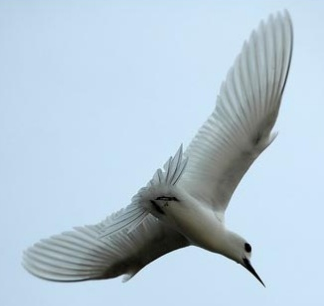
%> input picture 6/6.2.2_单阈值分割/bird.bmp, 324 x 306 px
$ octave main.m   (GNU Octave 9; MATLAB toolbox functions it lacks are replaced by stand-ins)
%> lines starting %> are read from the running program, lines starting %| are printed output that depends on the picture
### 6/6.2.2_单阈值分割/isrgb.m
%判断是否为RGB真彩图像
function y = isrgb(x)
wid = sprintf('Images:%s:obsoleteFunction',mfilename);
str1= sprintf('%s is obsolete and may be removed in the future.',mfilename);
str2 = 'See product release notes for more information.';
warning(wid,'%s\n%s',str1,str2);

y = size(x,3)==3;
if y
   if isa(x, 'logical')
      y = false;
   elseif isa(x, 'double')
      m = size(x,1);
      n = size(x,2);
      chunk = x(1:min(m,10),1:min(n,10),:);
      y = (min(chunk(:))>=0 && max(chunk(:))<=1);
      if y
         y = (min(x(:))>=0 && max(x(:))<=1);
      end
   end
end

### 6/6.2.2_单阈值分割/fitnessty.m
%适应度计算
function [fitness,b,number]=fitnessty(pop,lanti,I,popsize,m,n,number)
 num=m*n;
 for i=1:popsize
     number=number+1;
        anti=pop(i,:);
        lowsum=0;                  %低于阈值的灰度值之和
        lownum=0;                  %低于阈值的像素点的个数
        highsum=0;                 %高于阈值的灰度值之和
        highnum=0;                 %高于阈值的像素点的个数
        a=0;
        for j=1:lanti
            a=a+anti(1,j)*(2^(j-1));  %加权求和
        end
        b(1,i)=a*255/(2^lanti-1);
        for x=1:m
            for y=1:n
                if I(x,y)<b(1,i)
                    lowsum=lowsum+double(I(x,y));
                    lownum=lownum+1;
                else
                    highsum=highsum+double(I(x,y));
                    highnum=highnum+1;
                end
            end
        end
        u=(lowsum+highsum)/num;
        if lownum~=0
            u0=lowsum/lownum;
        else
            u0=0;
        end
        if highnum~=0
            u1=highsum/highnum;
        else
            u1=0;
        end
        w0=lownum/(num);
        w1=highnum/(num);
        fitness(1,i)=w0*(u0-u)^2+w1*(u1-u)^2;
 end

end

### 6/6.2.2_单阈值分割/fit.m
%抗体的聚合适应度函数
function f=fit(A,fitness)
t=0.8;
[m,m]=size(A);  %A为10*10的矩阵
k=-0.8;
for i=1:m
    n=0;
    for j=1:m
    if A(i,j)>t
        n=n+1;
    end
    end
    C(1,i)=n/m;   %%计算抗体的浓度
end
f=fitness.*exp(k.*C);   %抗体的聚合适应度，f为1*10的矩阵

### 6/6.2.2_单阈值分割/shonqt.m
%群体相似度函数
function a=shonqt(pop)
[m,n]=size(pop);
h=0;
for i=1:n
    s=sum(pop(:,i));
    if s==0||s==m
        h=h;
    else
    h=h-s/m*log2(s/m)-(m-s)/m*log2((m-s)/m);
    end
end
a=1/(1+h);


### 6/6.2.2_单阈值分割/shontt.m
 %抗体相似度计算函数
function A=shontt(pop)
[m,n]=size(pop);
for i=1:m
    for j=1:m
        if i==j
            A(i,j)=1;
        else H(i,j)=0;
            for k=1:n
                if pop(i,k)~=pop(j,k)
                    H(i,j)=H(i,j)+1;
                end
            end
        H(i,j)=H(i,j)/n;
        A(i,j)=1/(1+H(i,j));
        end
    end
end

### 6/6.2.2_单阈值分割/select.m
%选择操作
function v=select(v,fit)
[px,py]=size(v);
for i=1:px;
pfit(i)=fit(i)./sum(fit);
end
pfit=cumsum(pfit);
if pfit(px)<1
    pfit(px)=1;
end
rs=rand(1,10);
for i=1:10
    ss=0 ;
    for j=1:px
        if rs(i)<=pfit(j)
            v(i,:) = v(j,:);
            ss=1;
        end
        if ss==1
            break;
        end
    end
end

### 6/6.2.2_单阈值分割/coss.m
%均匀杂交
function pop=coss(pop,cross_rate,popsize,lanti)
j=1;
for i=1:popsize   %选择进行抗体交叉的个体
    p=rand;
    if p<cross_rate
        parent(j,:)=pop(i,:);
        a(1,j)=i;
        j=j+1;
    end
end
j=j-1;
if rem(j,2)~=0
    j=j-1;
end
for i=1:2:j
    p=2*rand(1,lanti)-1;   %随机生成一个模版
    p=hardlim(p);
    for k=1:lanti
        if p(1,k)==1
            pop(a(1,i),k)=parent(i+1,k);
            pop(a(1,i+1),k)=parent(i,k);
        end
    end
end

### 6/6.2.2_单阈值分割/mutation_compute.m
%变异操作
function pop=mutation_compute(pop,mutation_rate,lanti,popsize)  %均匀变异
for i=1:popsize
    s=rand(1,lanti);
    for j=1:lanti
        if s(1,j)<mutation_rate
            if pop(i,j)==1
                pop(i,j)=0;
            else pop(i,j)=1;
            end
        end
    end
end

### 6/6.2.2_单阈值分割/main.m
%免疫遗传算法主程序
clear all
clc
tic
popsize=15;
lanti=10;
maxgen=50;        %最大代数
cross_rate=0.4;   %交叉速率
mutation_rate=0.1;%变异速率
a0=0.7;
zpopsize=5;
bestf=0;
nf=0;
number=0;
I=imread('bird.bmp');
%> I is the input picture: size 306x324x3 uint8; mean R, G, B 181.3, 200.3, 215
q=isrgb(I);         %判断是否为RGB真彩图像
%> q = true
if q==1
    I=rgb2gray(I);  %转换RGB图像为灰度图像
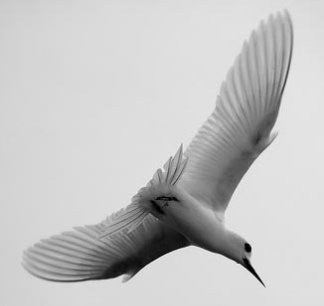
%> I: size 306x324 uint8; min 0, max 236, mean 196.4
end
[m,n]=size(I);
%> m = 306; n = 324
p=imhist(I);       %显示图像数据直方图
%> p = 256 values, max 6476 at index 225, min 0 at index 238, mean 387.3
p=p';              %阵列由列变为行
p=p/(m*n);         %将p的值变换到（0,1）
%> p = 256 values, max 0.0653 at index 225, min 0 at index 238, mean 0.00391
figure(1)
subplot(1,2,1);
imshow(I);
title('原始图像的灰度图像');
hold on
%%%抗体群体初始化%%%%%%%%%%%
pop=2*rand(popsize,lanti)-1;   %pop为10*8的值为（-1,1）之间的随机数矩阵
pop=hardlim(pop);              %大于等于0为1，小于0为0
%%%%%%免疫操作%%%%%%%%%%%%%%%%%%
for gen=1:maxgen
%> (the run ends here)
